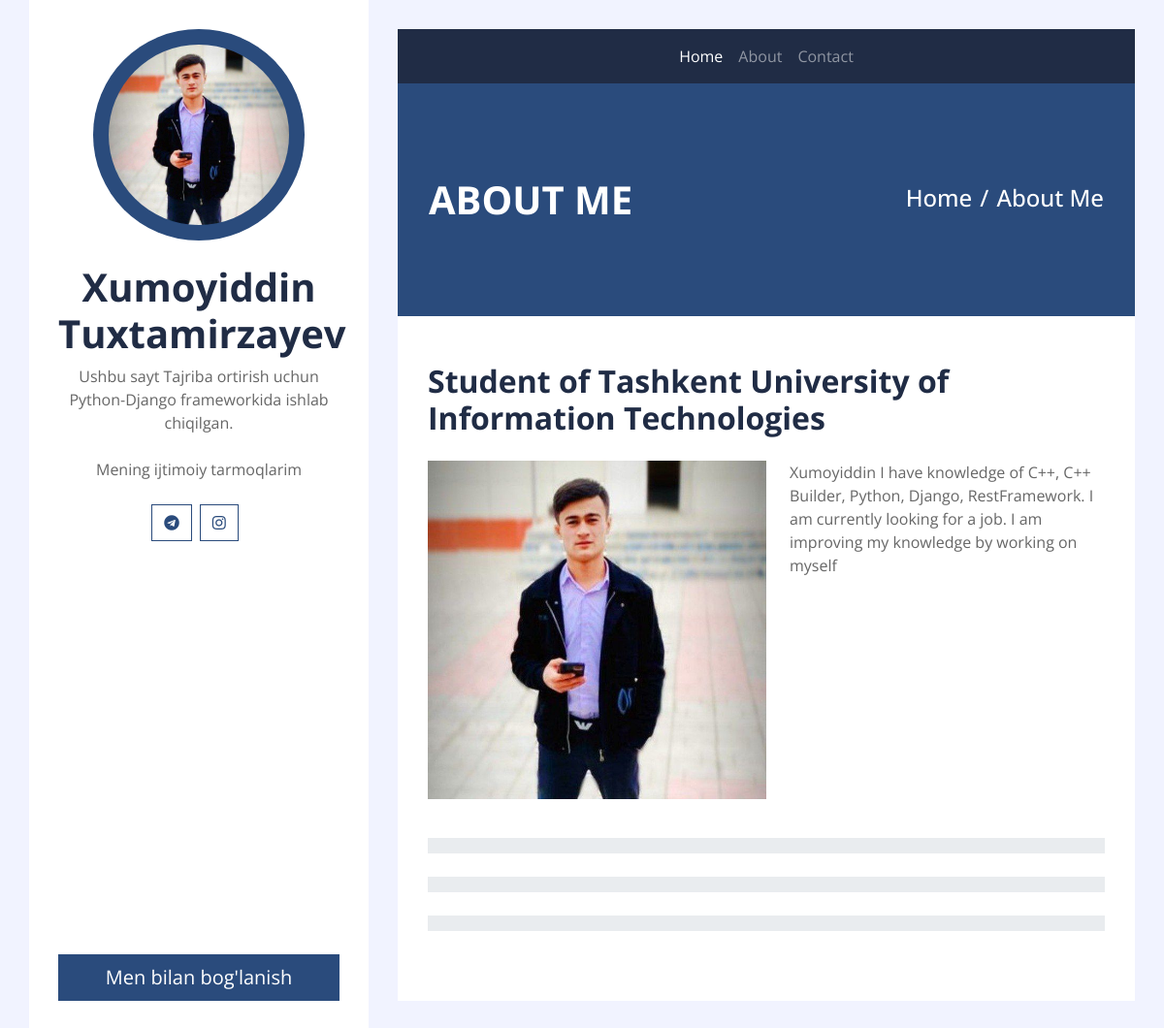
The page /about/ on the database its author committed.
### skills/models.py (models this page shows, shortened)
class Abouts(models.Model):
    title = models.CharField(max_length = 200)
    body = models.TextField()
    image = models.FileField(upload_to="post-images")

### PostApp/views.py (the view)
# urls.py: path("about/", views.About, name = "about_me")
def About(request):
    skills = Skills.objects.all()
    abouts = Abouts.objects.all()
    template_name = "about.html"
    context = {"skills": skills, "abouts": abouts}
    return render(request, template_name=template_name, context=context)

### templates/about.html (shortened to what this page needs)
{% extends "base.html" %}
{% load static %}
{% block content %}
<div class="container py-5 px-2 bg-primary">
    <div class="row py-5 px-4">
        <div class="col-sm-6 text-center text-md-left">
            <h1 class="mb-3 mb-md-0 text-white text-uppercase font-weight-bold">About Me</h1>
        </div>
        <div class="col-sm-6 text-center text-md-right">
            <div class="d-inline-flex pt-2">
                <h4 class="m-0 text-white"><a class="text-white" href="postall">Home</a></h4>
                <h4 class="m-0 text-white px-2">/</h4>
                <h4 class="m-0 text-white">About Me</h4>
            </div>
        </div>
    </div>
</div>
<div class="container bg-white pt-5">
    <div class="row px-3 pb-5">
        <div class="col-md-12">
            {% for about in abouts  %}
            <h2 class="mb-4 font-weight-bold">{{about.title}}</h2>
            {% if "about.image" %}
            <img class="img-fluid float-left w-50 mr-4 mb-3" src="{{about.image.url}}" alt="Image">
            {% endif %}
            <p class="m-0">
                {{about.body}}</p>
            {% endfor %}
        </div>
        <div class="col-md-12 pt-4">
            <div class="d-flex flex-column skills">
               {% for skill in skills  %}
               <div class="progress w-100 mb-4">
            </div>
               {% endfor %}
            </div>
        </div>
    </div>
</div>
{% endblock content %}

### rows shown on the page
Abouts: title "Student of Tashkent University of Information Technologies", image (picture), body "Xumoyiddin I have knowledge of C++, C++ Builder, Python, Django, RestFramework. I am currently looking for a job. I am improving my knowledge by working on myself"
